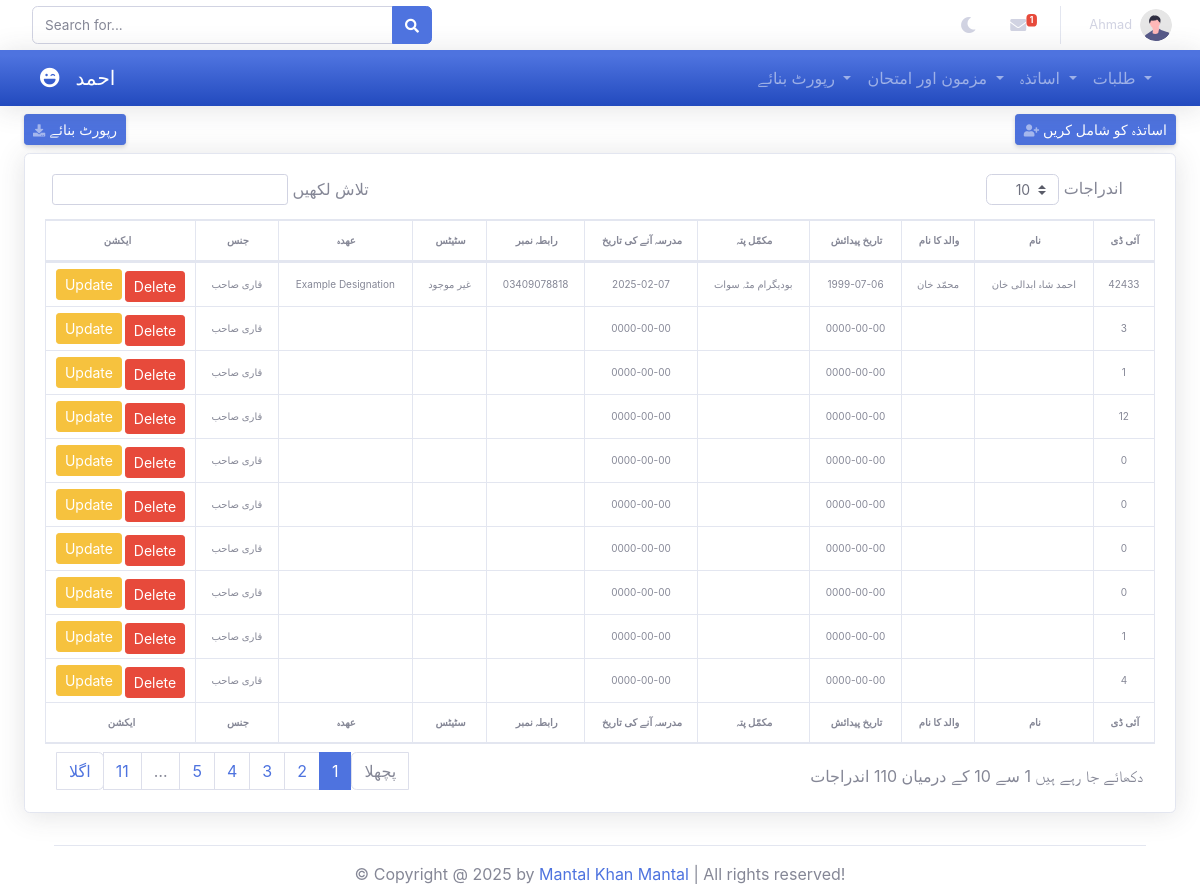
Page /admin/addTeacher.php (signed in) on the committed database.
### tables this page shows
CREATE TABLE `add_teacher` (
  `id` int(11) NOT NULL,
  `registration_number` int(25) NOT NULL,
  `teacher_name` varchar(255) NOT NULL,
  `father_name` varchar(255) NOT NULL,
  `dob` date NOT NULL,
  `complete_address` varchar(255) NOT NULL,
  `admission_date` date NOT NULL,
  `contact_number` varchar(255) NOT NULL,
  `status` varchar(50) NOT NULL,
  `designation` varchar(50) NOT NULL,
  `gender` varchar(50) NOT NULL
);

CREATE TABLE `teacher_designation` (
  `id` int(11) NOT NULL,
  `designation` varchar(255) NOT NULL
);

### admin/addTeacher.php (the view, shortened to what this page needs)
<?php
include '../components/connect.php';
?>
<!DOCTYPE html>
<html lang="en">
<head>
</head>
<body id="page-top">
    <?php include '../components/admin_header.php'; ?>
    <div class="ml-4 mr-4">
        <div class="d-flex align-items-center justify-content-between py-2">
            <a id="generateReport" class="mr-4 d-sm-inline-block btn btn-sm btn-primary shadow-sm">
                <i class="fas fa-download fa-sm text-white-50"></i> رپورٹ بنائے
            </a>
            <a class="d-sm-inline-block btn btn-sm btn-primary shadow-sm" data-toggle="modal"
                data-target="#addTeacher">
                <i class="fas fa-user-plus fa-sm text-white-50"></i> اساتذہ کو شامل کریں
            </a>
        </div>
        <div class="card shadow mb-4">
            <div class="card-body">
                <div class="table-responsive">
                    <table class="table table-bordered text-center" id="table8" width="100%" cellspacing="0">
                        <thead>
                            <tr>
                                <th class="hide-action-column">ایکشن</th>
                                <th>جنس</th>
                                <th>عھدہ</th>
                                <th>سٹیٹس</th>
                                <th>رابطہ نمبر</th>
                                <th>مدرسہ آنے کی تاریخ </th>
                                <th>مکمّل پتہ</th>
                                <th>تاریخ پیدائش</th>
                                <th>والد کا نام</th>
                                <th>نام</th>
                                <th>آئی ڈی</th>
                            </tr>
                        </thead>
                        <tbody>
                            <?php
                                $select_students = $conn->prepare("
                                    SELECT
                                        add_teacher.id,
                                        add_teacher.registration_number,
                                        add_teacher.teacher_name,
                                        add_teacher.father_name,
                                        add_teacher.dob,
                                        add_teacher.admission_date,
                                        add_teacher.complete_address,
                                        add_teacher.contact_number,
                                        add_teacher.status,
                                        teacher_designation.designation AS designation,
                                        add_teacher.gender
                                    FROM
                                        add_teacher
                                    LEFT JOIN
                                        teacher_designation
                                    ON
                                        add_teacher.designation = teacher_designation.designation
                                ");
                                $select_students->execute();
                                if ($select_students->rowCount() > 0) {
                                    while ($row = $select_students->fetch(PDO::FETCH_ASSOC)) {
                                        echo "<tr>";
                                        echo "<td class='hide-action-column'>
                                                <a href='updateAddTeacher.php?id=" . $row['id'] . "' class='btn btn-warning btn-sm'>Update</a>
                                                <a href='addTeacher.php?delete=" . $row['id'] . "' class='btn btn-danger btn-sm mt-1' onclick='return confirm(\"Do You Want To Delete This Teacher?\");'>Delete</a>
                                            </td>";
                                        echo "<td>{$row['gender']}</td>";
                                        echo "<td>{$row['designation']}</td>";
                                        echo "<td>{$row['status']}</td>";
                                        echo "<td>{$row['contact_number']}</td>";
                                        echo "<td>{$row['admission_date']}</td>";
                                        echo "<td>{$row['complete_address']}</td>";
                                        echo "<td>{$row['dob']}</td>";
                                        echo "<td>{$row['father_name']}</td>";
                                        echo "<td>{$row['teacher_name']}</td>";
                                        echo "<td>{$row['registration_number']}</td>";
                                        echo "</tr>";
                                    }
                                } else {
                                    echo "<tr>
                                        <td colspan='17'>No data found</td>
                                    </tr>";
                                }
                            ?>
                        </tbody>
                        <tfoot class="hide-action-column">
                            <tr>
                                <th>ایکشن</th>
                                <th>جنس</th>
                                <th>عھدہ</th>
                                <th>سٹیٹس</th>
                                <th>رابطہ نمبر</th>
                                <th>مدرسہ آنے کی تاریخ </th>
                                <th>مکمّل پتہ</th>
                                <th>تاریخ پیدائش</th>
                                <th>والد کا نام</th>
                                <th>نام</th>
                                <th>آئی ڈی</th>
                            </tr>
                        </tfoot>
                    </table>
                </div>
            </div>
        </div>
    </div>
    <?php include '../components/admin_footer.php'; ?>
</body>
</html>

### components/admin_header.php (shortened to what this page needs)
<?php
include '../components/connect.php';
$admin_id = $_SESSION['admin_id'] ?? null;
?>
<!DOCTYPE html>
<html lang="en">
<head>
    <link href="../vendor/fontawesome-free/css/all.min.css" rel="stylesheet" type="text/css">
    <link href="../css/sb-admin-2.min.css" rel="stylesheet">
    <link href="../css/sb-admin-2.css" rel="stylesheet">
    <link rel="stylesheet" href="..\vendor\datatables\dataTables.bootstrap4.min.css">
</head>
<body id="page-top">
    <div id="content-wrapper" class="d-flex flex-column">
            <nav class="navbar navbar-expand navbar-light topbar static-top shadow">
                <form class="d-none d-sm-inline-block form-inline mr-auto ml-md-3 my-2 my-md-0 mw-100 navbar-search">
                    <div class="input-group">
                        <input type="text" class="form-control border-1 small" placeholder="Search for..."
                            aria-label="Search" aria-describedby="basic-addon2">
                        <div class="input-group-append">
                            <button class="btn btn-primary" type="button">
                                <i class="fas fa-search fa-sm"></i>
                            </button>
                        </div>
                    </div>
                </form>
                <ul class="navbar-nav ml-auto">
                    <li class="nav-item no-arrow mx-1">
                        <a class="nav-link " id="nightModeToggle" onclick="toggleNightMode()" role="button">
                            <i class="fas fa-moon"></i>
                        </a>
                    </li>
                    <li class="nav-item dropdown no-arrow mx-1">
                        <a class="nav-link dropdown-toggle" href="#" id="messagesDropdown" role="button"
                            data-toggle="dropdown" aria-haspopup="true" aria-expanded="false">
                            <i class="fas fa-envelope fa-fw"></i>
                            <span class="badge badge-danger badge-counter">1</span>
                        </a>
                    </li>
                    <li class="nav-item dropdown no-arrow">
                        <?php
                            $select_profile = $conn->prepare("SELECT * FROM `admins` WHERE id = ?");
                            $select_profile->execute([$admin_id]);
                            $fetch_profile = $select_profile->fetch(PDO::FETCH_ASSOC);
                        ?>
                        <a class="nav-link dropdown-toggle" href="#" id="userDropdown" role="button"
                            data-toggle="dropdown" aria-haspopup="true" aria-expanded="false">
                            <span class="mr-2 d-none d-lg-inline text-600 small"><?= $fetch_profile['name']; ?></span>
                            <img class="img-profile rounded-circle" src="../img/undraw_profile.svg">
                        </a>
                    </li>
                </ul>
            </nav>
            <nav class="navbar navbar-expand-lg navbar-dark bg-gradient-primary shadow">
                <div class="container-fluid">
                    <a class="navbar-brand d-flex align-items-center" href="/MMS/admin/">
                        <i class="fas fa-laugh-wink"></i>
                        <span class="mx-3">احمد</span>
                    </a>
                    <div class="collapse navbar-collapse" id="navbarContent">
                        <ul class="navbar-nav ml-auto">
                            <li class="nav-item dropdown">
                                <a class="nav-link dropdown-toggle" href="#" id="componentsDropdown" role="button" data-toggle="dropdown" aria-haspopup="true" aria-expanded="false">
                                رپورٹ بنائے
                                </a>
                            </li>
                            <li class="nav-item dropdown">
                                <a class="nav-link dropdown-toggle" href="#" id="subjectsDropdown" role="button" data-toggle="dropdown" aria-haspopup="true" aria-expanded="false">
                                مزمون اور امتحان
                                </a>
                            </li>
                            <li class="nav-item dropdown">
                                <a class="nav-link dropdown-toggle" href="#" id="teachersDropdown" role="button" data-toggle="dropdown" aria-haspopup="true" aria-expanded="false">
                                اساتذہ
                                </a>
                            </li>
                            <li class="nav-item dropdown students">
                                <a class="nav-link dropdown-toggle" href="#" id="componentsDropdown"
                                    role="button" data-toggle="dropdown" aria-haspopup="true"
                                    aria-expanded="false">
                                    طلبات
                                </a>
                            </li>
                        </ul>
                    </div>
                </div>
            </nav>
        </div>
</body>
</html>

### rows in the picture
add_teacher: gender "قاری صاحب", teacher_designation.designation "Example Designation", status "غیر موجود", contact_number "03409078818", admission_date "2025-02-07", complete_address "بودیگرام مٹہ سوات", dob "1999-07-06", father_name "محمّد خان", teacher_name "احمد شاہ ابدالی خان", registration_number "42433"
add_teacher: gender "قاری صاحب", admission_date "0000-00-00", dob "0000-00-00", registration_number "3"
add_teacher: gender "قاری صاحب", admission_date "0000-00-00", dob "0000-00-00", registration_number "1"
add_teacher: gender "قاری صاحب", admission_date "0000-00-00", dob "0000-00-00", registration_number "12"
add_teacher: gender "قاری صاحب", admission_date "0000-00-00", dob "0000-00-00", registration_number "0"
add_teacher: gender "قاری صاحب", admission_date "0000-00-00", dob "0000-00-00", registration_number "0"
add_teacher: gender "قاری صاحب", admission_date "0000-00-00", dob "0000-00-00", registration_number "0"
add_teacher: gender "قاری صاحب", admission_date "0000-00-00", dob "0000-00-00", registration_number "0"
add_teacher: gender "قاری صاحب", admission_date "0000-00-00", dob "0000-00-00", registration_number "1"
add_teacher: gender "قاری صاحب", admission_date "0000-00-00", dob "0000-00-00", registration_number "4"

### other values in the picture
$fetch_profile['name'] "Ahmad"
